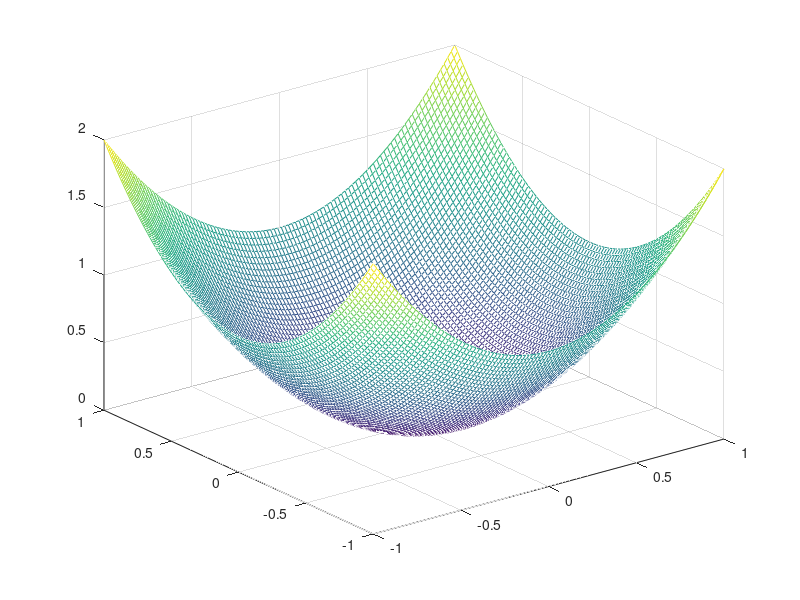

Write the MATLAB code that produced this figure.

# quadratic, two variables
# z = x^2 + xy + y^2, two corners low, two high
x = linspace(-1,1);
y = linspace(-1,1);
for i = 1 : size(x,2)
  for j = 1 : size(y,2)
    z(i,j) = x(i).^2 + x(i)*y(j) + y(j).^2;
  end
end
mesh(x,y,z);

# z = x^2 + y^2, remove the middle term xy, perfect bowl
x = linspace(-1,1);
y = linspace(-1,1);
for i = 1 : size(x,2)
  for j = 1 : size(y,2)
    z(i,j) = x(i).^2 + y(j).^2;
  end
end
surf(x,y,z);
mesh(x,y,z);

